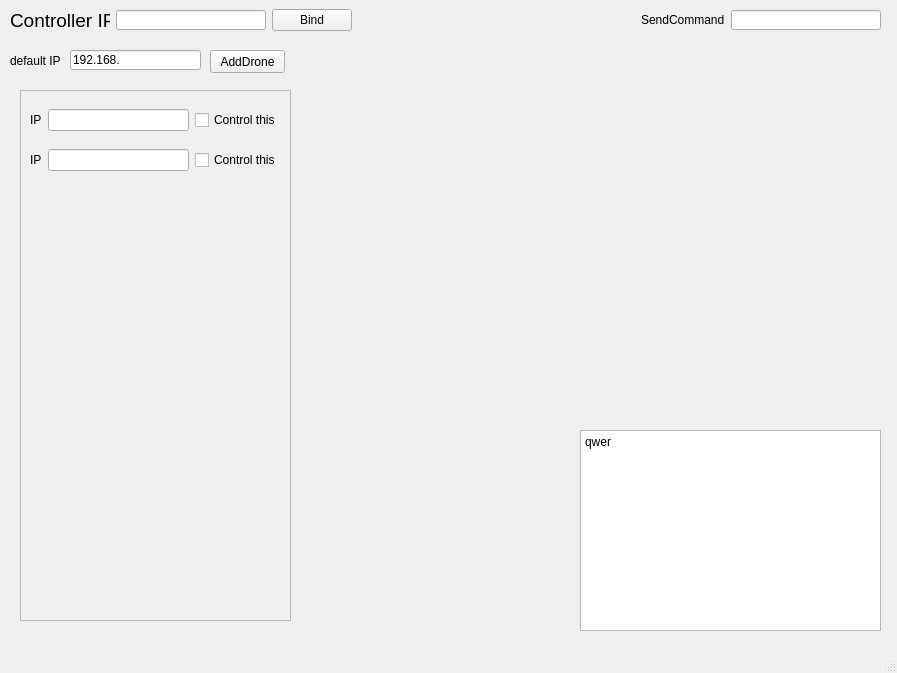
<?xml version="1.0" encoding="UTF-8"?>
<ui version="4.0">
 <class>MainWindow</class>
 <widget class="QMainWindow" name="MainWindow">
  <property name="geometry">
   <rect>
    <x>0</x>
    <y>0</y>
    <width>897</width>
    <height>673</height>
   </rect>
  </property>
  <property name="windowTitle">
   <string>MainWindow</string>
  </property>
  <widget class="QWidget" name="centralwidget">
   <widget class="QPushButton" name="Qt_AddDrone">
    <property name="geometry">
     <rect>
      <x>210</x>
      <y>50</y>
      <width>75</width>
      <height>23</height>
     </rect>
    </property>
    <property name="text">
     <string>AddDrone</string>
    </property>
   </widget>
   <widget class="QWidget" name="verticalLayoutWidget">
    <property name="geometry">
     <rect>
      <x>10</x>
      <y>80</y>
      <width>291</width>
      <height>551</height>
     </rect>
    </property>
    <layout class="QVBoxLayout" name="verticalLayout">
     <property name="sizeConstraint">
      <enum>QLayout::SetMaximumSize</enum>
     </property>
     <property name="leftMargin">
      <number>10</number>
     </property>
     <property name="topMargin">
      <number>10</number>
     </property>
     <property name="rightMargin">
      <number>10</number>
     </property>
     <property name="bottomMargin">
      <number>10</number>
     </property>
     <item>
      <widget class="QScrollArea" name="scrollArea">
       <property name="sizePolicy">
        <sizepolicy hsizetype="Expanding" vsizetype="Preferred">
         <horstretch>0</horstretch>
         <verstretch>0</verstretch>
        </sizepolicy>
       </property>
       <property name="widgetResizable">
        <bool>true</bool>
       </property>
       <widget class="QWidget" name="Qt_ControlDroneList">
        <property name="geometry">
         <rect>
          <x>0</x>
          <y>0</y>
          <width>269</width>
          <height>529</height>
         </rect>
        </property>
        <layout class="QVBoxLayout" name="verticalLayout_2">
         <property name="spacing">
          <number>0</number>
         </property>
         <item>
          <widget class="QWidget" name="Qt_ControlDroneInfo" native="true">
           <property name="sizePolicy">
            <sizepolicy hsizetype="Expanding" vsizetype="Expanding">
             <horstretch>0</horstretch>
             <verstretch>0</verstretch>
            </sizepolicy>
           </property>
           <property name="maximumSize">
            <size>
             <width>16777215</width>
             <height>40</height>
            </size>
           </property>
           <property name="baseSize">
            <size>
             <width>0</width>
             <height>0</height>
            </size>
           </property>
           <layout class="QHBoxLayout" name="horizontalLayout">
            <property name="spacing">
             <number>6</number>
            </property>
            <property name="leftMargin">
             <number>0</number>
            </property>
            <property name="topMargin">
             <number>0</number>
            </property>
            <property name="rightMargin">
             <number>0</number>
            </property>
            <property name="bottomMargin">
             <number>0</number>
            </property>
            <item>
             <widget class="QLabel" name="Qt_ipStatic">
              <property name="sizePolicy">
               <sizepolicy hsizetype="Preferred" vsizetype="Preferred">
                <horstretch>0</horstretch>
                <verstretch>0</verstretch>
               </sizepolicy>
              </property>
              <property name="text">
               <string>IP</string>
              </property>
             </widget>
            </item>
            <item>
             <widget class="QLineEdit" name="Qt_ipInput"/>
            </item>
            <item>
             <widget class="QCheckBox" name="Qt_bControl">
              <property name="text">
               <string>Control this</string>
              </property>
             </widget>
            </item>
           </layout>
          </widget>
         </item>
         <item>
          <widget class="QWidget" name="Qt_ControlDroneInfo_2" native="true">
           <property name="sizePolicy">
            <sizepolicy hsizetype="Expanding" vsizetype="Expanding">
             <horstretch>0</horstretch>
             <verstretch>0</verstretch>
            </sizepolicy>
           </property>
           <property name="maximumSize">
            <size>
             <width>16777215</width>
             <height>40</height>
            </size>
           </property>
           <property name="baseSize">
            <size>
             <width>0</width>
             <height>0</height>
            </size>
           </property>
           <layout class="QHBoxLayout" name="horizontalLayout_2">
            <property name="spacing">
             <number>6</number>
            </property>
            <property name="leftMargin">
             <number>0</number>
            </property>
            <property name="topMargin">
             <number>0</number>
            </property>
            <property name="rightMargin">
             <number>0</number>
            </property>
            <property name="bottomMargin">
             <number>0</number>
            </property>
            <item>
             <widget class="QLabel" name="Qt_ipStatic_2">
              <property name="sizePolicy">
               <sizepolicy hsizetype="Preferred" vsizetype="Preferred">
                <horstretch>0</horstretch>
                <verstretch>0</verstretch>
               </sizepolicy>
              </property>
              <property name="text">
               <string>IP</string>
              </property>
             </widget>
            </item>
            <item>
             <widget class="QLineEdit" name="Qt_ipInput_2"/>
            </item>
            <item>
             <widget class="QCheckBox" name="Qt_bControl_2">
              <property name="text">
               <string>Control this</string>
              </property>
             </widget>
            </item>
           </layout>
          </widget>
         </item>
         <item>
          <spacer name="verticalSpacer">
           <property name="orientation">
            <enum>Qt::Vertical</enum>
           </property>
           <property name="sizeHint" stdset="0">
            <size>
             <width>20</width>
             <height>40</height>
            </size>
           </property>
          </spacer>
         </item>
        </layout>
       </widget>
      </widget>
     </item>
    </layout>
   </widget>
   <widget class="QTextEdit" name="Qt_logTextBox">
    <property name="enabled">
     <bool>true</bool>
    </property>
    <property name="geometry">
     <rect>
      <x>580</x>
      <y>430</y>
      <width>301</width>
      <height>201</height>
     </rect>
    </property>
    <property name="readOnly">
     <bool>false</bool>
    </property>
    <property name="html">
     <string>&lt;!DOCTYPE HTML PUBLIC &quot;-//W3C//DTD HTML 4.0//EN&quot; &quot;http://www.w3.org/TR/REC-html40/strict.dtd&quot;&gt;
&lt;html&gt;&lt;head&gt;&lt;meta name=&quot;qrichtext&quot; content=&quot;1&quot; /&gt;&lt;style type=&quot;text/css&quot;&gt;
p, li { white-space: pre-wrap; }
&lt;/style&gt;&lt;/head&gt;&lt;body style=&quot; font-family:'Gulim'; font-size:9pt; font-weight:400; font-style:normal;&quot;&gt;
&lt;p style=&quot; margin-top:0px; margin-bottom:0px; margin-left:0px; margin-right:0px; -qt-block-indent:0; text-indent:0px;&quot;&gt;qwer&lt;/p&gt;&lt;/body&gt;&lt;/html&gt;</string>
    </property>
   </widget>
   <widget class="QWidget" name="horizontalLayoutWidget">
    <property name="geometry">
     <rect>
      <x>0</x>
      <y>0</y>
      <width>891</width>
      <height>41</height>
     </rect>
    </property>
    <layout class="QHBoxLayout" name="horizontalLayout_3">
     <property name="leftMargin">
      <number>10</number>
     </property>
     <property name="rightMargin">
      <number>10</number>
     </property>
     <item>
      <widget class="QLabel" name="Qt_ControllerIPStatic">
       <property name="enabled">
        <bool>true</bool>
       </property>
       <property name="maximumSize">
        <size>
         <width>100</width>
         <height>20</height>
        </size>
       </property>
       <property name="font">
        <font>
         <pointsize>14</pointsize>
        </font>
       </property>
       <property name="text">
        <string>Controller IP</string>
       </property>
      </widget>
     </item>
     <item>
      <widget class="QLineEdit" name="Qt_ControllerIPInput">
       <property name="maximumSize">
        <size>
         <width>150</width>
         <height>20</height>
        </size>
       </property>
      </widget>
     </item>
     <item>
      <widget class="QPushButton" name="Qt_Bind_IP">
       <property name="text">
        <string>Bind</string>
       </property>
      </widget>
     </item>
     <item>
      <spacer name="horizontalSpacer">
       <property name="orientation">
        <enum>Qt::Horizontal</enum>
       </property>
       <property name="sizeType">
        <enum>QSizePolicy::Expanding</enum>
       </property>
       <property name="sizeHint" stdset="0">
        <size>
         <width>80</width>
         <height>20</height>
        </size>
       </property>
      </spacer>
     </item>
     <item>
      <widget class="QLabel" name="Qt_DirectCommandStatic">
       <property name="enabled">
        <bool>true</bool>
       </property>
       <property name="maximumSize">
        <size>
         <width>100</width>
         <height>20</height>
        </size>
       </property>
       <property name="text">
        <string>SendCommand</string>
       </property>
      </widget>
     </item>
     <item>
      <widget class="QLineEdit" name="Qt_DirectCommandInput">
       <property name="maximumSize">
        <size>
         <width>150</width>
         <height>20</height>
        </size>
       </property>
      </widget>
     </item>
    </layout>
   </widget>
   <widget class="QLineEdit" name="Qt_DefaultIPInput">
    <property name="geometry">
     <rect>
      <x>70</x>
      <y>50</y>
      <width>131</width>
      <height>20</height>
     </rect>
    </property>
    <property name="text">
     <string>192.168.</string>
    </property>
   </widget>
   <widget class="QLabel" name="Qt_DefaultIPStatic">
    <property name="geometry">
     <rect>
      <x>10</x>
      <y>55</y>
      <width>56</width>
      <height>12</height>
     </rect>
    </property>
    <property name="text">
     <string>default IP</string>
    </property>
   </widget>
  </widget>
  <widget class="QMenuBar" name="menubar">
   <property name="geometry">
    <rect>
     <x>0</x>
     <y>0</y>
     <width>897</width>
     <height>21</height>
    </rect>
   </property>
  </widget>
  <widget class="QStatusBar" name="statusbar"/>
 </widget>
 <resources/>
 <connections/>
</ui>
